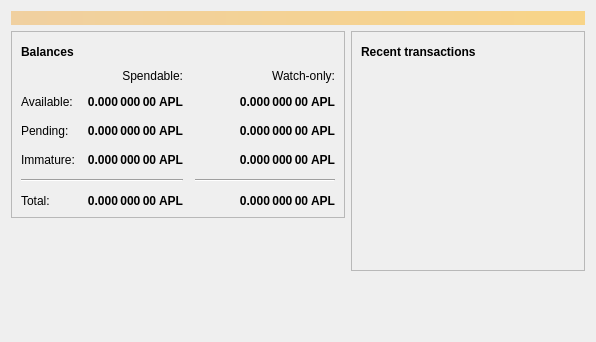
<?xml version="1.0" encoding="UTF-8"?>
<ui version="4.0">
 <class>OverviewPage</class>
 <widget class="QWidget" name="OverviewPage">
  <property name="geometry">
   <rect>
    <x>0</x>
    <y>0</y>
    <width>596</width>
    <height>342</height>
   </rect>
  </property>
  <property name="windowTitle">
   <string>Form</string>
  </property>
  <layout class="QVBoxLayout" name="topLayout">
   <item>
    <widget class="QLabel" name="labelAlerts">
     <property name="visible">
      <bool>false</bool>
     </property>
     <property name="styleSheet">
      <string notr="true">QLabel { background-color: qlineargradient(x1: 0, y1: 0, x2: 1, y2: 0, stop:0 #F0D0A0, stop:1 #F8D488); color:#000000; }</string>
     </property>
     <property name="wordWrap">
      <bool>true</bool>
     </property>
     <property name="margin">
      <number>3</number>
     </property>
     <property name="textInteractionFlags">
      <set>Qt::TextSelectableByMouse</set>
     </property>
    </widget>
   </item>
   <item>
    <layout class="QHBoxLayout" name="horizontalLayout" stretch="1,1">
     <item>
      <layout class="QVBoxLayout" name="verticalLayout_2">
       <item>
        <widget class="QFrame" name="frame">
         <property name="frameShape">
          <enum>QFrame::StyledPanel</enum>
         </property>
         <property name="frameShadow">
          <enum>QFrame::Raised</enum>
         </property>
         <layout class="QVBoxLayout" name="verticalLayout_4">
          <item>
           <layout class="QHBoxLayout" name="horizontalLayout_4">
            <item>
             <widget class="QLabel" name="label_5">
              <property name="font">
               <font>
                <weight>75</weight>
                <bold>true</bold>
               </font>
              </property>
              <property name="text">
               <string>Balances</string>
              </property>
             </widget>
            </item>
            <item>
             <widget class="QPushButton" name="labelWalletStatus">
              <property name="enabled">
               <bool>true</bool>
              </property>
              <property name="maximumSize">
               <size>
                <width>30</width>
                <height>16777215</height>
               </size>
              </property>
              <property name="toolTip">
               <string>The displayed information may be out of date. Your wallet automatically synchronizes with the Applecoin network after a connection is established, but this process has not completed yet.</string>
              </property>
              <property name="text">
               <string/>
              </property>
              <property name="icon">
               <iconset resource="../bitcoin.qrc">
                <normaloff>:/icons/warning</normaloff>
                <disabledoff>:/icons/warning</disabledoff>:/icons/warning</iconset>
              </property>
              <property name="iconSize">
               <size>
                <width>24</width>
                <height>24</height>
               </size>
              </property>
              <property name="flat">
               <bool>true</bool>
              </property>
             </widget>
            </item>
            <item>
             <spacer name="horizontalSpacer_3">
              <property name="orientation">
               <enum>Qt::Horizontal</enum>
              </property>
              <property name="sizeHint" stdset="0">
               <size>
                <width>40</width>
                <height>20</height>
               </size>
              </property>
             </spacer>
            </item>
           </layout>
          </item>
          <item>
           <layout class="QGridLayout" name="gridLayout">
            <property name="spacing">
             <number>12</number>
            </property>
            <item row="2" column="2">
             <widget class="QLabel" name="labelWatchPending">
              <property name="font">
               <font>
                <weight>75</weight>
                <bold>true</bold>
               </font>
              </property>
              <property name="cursor">
               <cursorShape>IBeamCursor</cursorShape>
              </property>
              <property name="toolTip">
               <string>Unconfirmed transactions to watch-only addresses</string>
              </property>
              <property name="text">
               <string notr="true">0.000 000 00 APL</string>
              </property>
              <property name="alignment">
               <set>Qt::AlignRight|Qt::AlignTrailing|Qt::AlignVCenter</set>
              </property>
              <property name="textInteractionFlags">
               <set>Qt::LinksAccessibleByMouse|Qt::TextSelectableByKeyboard|Qt::TextSelectableByMouse</set>
              </property>
             </widget>
            </item>
            <item row="2" column="1">
             <widget class="QLabel" name="labelUnconfirmed">
              <property name="font">
               <font>
                <weight>75</weight>
                <bold>true</bold>
               </font>
              </property>
              <property name="cursor">
               <cursorShape>IBeamCursor</cursorShape>
              </property>
              <property name="toolTip">
               <string>Total of transactions that have yet to be confirmed, and do not yet count toward the spendable balance</string>
              </property>
              <property name="text">
               <string notr="true">0.000 000 00 APL</string>
              </property>
              <property name="alignment">
               <set>Qt::AlignRight|Qt::AlignTrailing|Qt::AlignVCenter</set>
              </property>
              <property name="textInteractionFlags">
               <set>Qt::LinksAccessibleByMouse|Qt::TextSelectableByKeyboard|Qt::TextSelectableByMouse</set>
              </property>
             </widget>
            </item>
            <item row="3" column="2">
             <widget class="QLabel" name="labelWatchImmature">
              <property name="font">
               <font>
                <weight>75</weight>
                <bold>true</bold>
               </font>
              </property>
              <property name="cursor">
               <cursorShape>IBeamCursor</cursorShape>
              </property>
              <property name="toolTip">
               <string>Mined balance in watch-only addresses that has not yet matured</string>
              </property>
              <property name="text">
               <string notr="true">0.000 000 00 APL</string>
              </property>
              <property name="alignment">
               <set>Qt::AlignRight|Qt::AlignTrailing|Qt::AlignVCenter</set>
              </property>
              <property name="textInteractionFlags">
               <set>Qt::LinksAccessibleByMouse|Qt::TextSelectableByKeyboard|Qt::TextSelectableByMouse</set>
              </property>
             </widget>
            </item>
            <item row="4" column="0" colspan="2">
             <widget class="Line" name="line">
              <property name="orientation">
               <enum>Qt::Horizontal</enum>
              </property>
             </widget>
            </item>
            <item row="4" column="2">
             <widget class="Line" name="lineWatchBalance">
              <property name="sizePolicy">
               <sizepolicy hsizetype="Preferred" vsizetype="Fixed">
                <horstretch>0</horstretch>
                <verstretch>0</verstretch>
               </sizepolicy>
              </property>
              <property name="minimumSize">
               <size>
                <width>140</width>
                <height>0</height>
               </size>
              </property>
              <property name="orientation">
               <enum>Qt::Horizontal</enum>
              </property>
             </widget>
            </item>
            <item row="5" column="0">
             <widget class="QLabel" name="labelTotalText">
              <property name="text">
               <string>Total:</string>
              </property>
             </widget>
            </item>
            <item row="3" column="1">
             <widget class="QLabel" name="labelImmature">
              <property name="font">
               <font>
                <weight>75</weight>
                <bold>true</bold>
               </font>
              </property>
              <property name="cursor">
               <cursorShape>IBeamCursor</cursorShape>
              </property>
              <property name="toolTip">
               <string>Mined balance that has not yet matured</string>
              </property>
              <property name="text">
               <string notr="true">0.000 000 00 APL</string>
              </property>
              <property name="alignment">
               <set>Qt::AlignRight|Qt::AlignTrailing|Qt::AlignVCenter</set>
              </property>
              <property name="textInteractionFlags">
               <set>Qt::LinksAccessibleByMouse|Qt::TextSelectableByKeyboard|Qt::TextSelectableByMouse</set>
              </property>
             </widget>
            </item>
            <item row="2" column="3">
             <spacer name="horizontalSpacer_2">
              <property name="orientation">
               <enum>Qt::Horizontal</enum>
              </property>
              <property name="sizeHint" stdset="0">
               <size>
                <width>40</width>
                <height>20</height>
               </size>
              </property>
             </spacer>
            </item>
            <item row="3" column="0">
             <widget class="QLabel" name="labelImmatureText">
              <property name="text">
               <string>Immature:</string>
              </property>
             </widget>
            </item>
            <item row="5" column="1">
             <widget class="QLabel" name="labelTotal">
              <property name="font">
               <font>
                <weight>75</weight>
                <bold>true</bold>
               </font>
              </property>
              <property name="cursor">
               <cursorShape>IBeamCursor</cursorShape>
              </property>
              <property name="toolTip">
               <string>Your current total balance</string>
              </property>
              <property name="text">
               <string notr="true">0.000 000 00 APL</string>
              </property>
              <property name="alignment">
               <set>Qt::AlignRight|Qt::AlignTrailing|Qt::AlignVCenter</set>
              </property>
              <property name="textInteractionFlags">
               <set>Qt::LinksAccessibleByMouse|Qt::TextSelectableByKeyboard|Qt::TextSelectableByMouse</set>
              </property>
             </widget>
            </item>
            <item row="5" column="2">
             <widget class="QLabel" name="labelWatchTotal">
              <property name="font">
               <font>
                <weight>75</weight>
                <bold>true</bold>
               </font>
              </property>
              <property name="cursor">
               <cursorShape>IBeamCursor</cursorShape>
              </property>
              <property name="toolTip">
               <string>Current total balance in watch-only addresses</string>
              </property>
              <property name="text">
               <string notr="true">0.000 000 00 APL</string>
              </property>
              <property name="alignment">
               <set>Qt::AlignRight|Qt::AlignTrailing|Qt::AlignVCenter</set>
              </property>
              <property name="textInteractionFlags">
               <set>Qt::LinksAccessibleByMouse|Qt::TextSelectableByKeyboard|Qt::TextSelectableByMouse</set>
              </property>
             </widget>
            </item>
            <item row="0" column="2">
             <widget class="QLabel" name="labelWatchonly">
              <property name="text">
               <string>Watch-only:</string>
              </property>
              <property name="alignment">
               <set>Qt::AlignRight|Qt::AlignTrailing|Qt::AlignVCenter</set>
              </property>
             </widget>
            </item>
            <item row="1" column="0">
             <widget class="QLabel" name="labelBalanceText">
              <property name="text">
               <string>Available:</string>
              </property>
             </widget>
            </item>
            <item row="1" column="1">
             <widget class="QLabel" name="labelBalance">
              <property name="font">
               <font>
                <weight>75</weight>
                <bold>true</bold>
               </font>
              </property>
              <property name="cursor">
               <cursorShape>IBeamCursor</cursorShape>
              </property>
              <property name="toolTip">
               <string>Your current spendable balance</string>
              </property>
              <property name="text">
               <string notr="true">0.000 000 00 APL</string>
              </property>
              <property name="alignment">
               <set>Qt::AlignRight|Qt::AlignTrailing|Qt::AlignVCenter</set>
              </property>
              <property name="textInteractionFlags">
               <set>Qt::LinksAccessibleByMouse|Qt::TextSelectableByKeyboard|Qt::TextSelectableByMouse</set>
              </property>
             </widget>
            </item>
            <item row="1" column="2">
             <widget class="QLabel" name="labelWatchAvailable">
              <property name="font">
               <font>
                <weight>75</weight>
                <bold>true</bold>
               </font>
              </property>
              <property name="cursor">
               <cursorShape>IBeamCursor</cursorShape>
              </property>
              <property name="toolTip">
               <string>Your current balance in watch-only addresses</string>
              </property>
              <property name="text">
               <string notr="true">0.000 000 00 APL</string>
              </property>
              <property name="alignment">
               <set>Qt::AlignRight|Qt::AlignTrailing|Qt::AlignVCenter</set>
              </property>
              <property name="textInteractionFlags">
               <set>Qt::LinksAccessibleByMouse|Qt::TextSelectableByKeyboard|Qt::TextSelectableByMouse</set>
              </property>
             </widget>
            </item>
            <item row="2" column="0">
             <widget class="QLabel" name="labelPendingText">
              <property name="text">
               <string>Pending:</string>
              </property>
             </widget>
            </item>
            <item row="0" column="1">
             <widget class="QLabel" name="labelSpendable">
              <property name="text">
               <string>Spendable:</string>
              </property>
              <property name="alignment">
               <set>Qt::AlignRight|Qt::AlignTrailing|Qt::AlignVCenter</set>
              </property>
             </widget>
            </item>
           </layout>
          </item>
         </layout>
        </widget>
       </item>
       <item>
        <spacer name="verticalSpacer">
         <property name="orientation">
          <enum>Qt::Vertical</enum>
         </property>
         <property name="sizeHint" stdset="0">
          <size>
           <width>20</width>
           <height>40</height>
          </size>
         </property>
        </spacer>
       </item>
      </layout>
     </item>
     <item>
      <layout class="QVBoxLayout" name="verticalLayout_3">
       <item>
        <widget class="QFrame" name="frame_2">
         <property name="frameShape">
          <enum>QFrame::StyledPanel</enum>
         </property>
         <property name="frameShadow">
          <enum>QFrame::Raised</enum>
         </property>
         <layout class="QVBoxLayout" name="verticalLayout">
          <item>
           <layout class="QHBoxLayout" name="horizontalLayout_2">
            <item>
             <widget class="QLabel" name="label_4">
              <property name="font">
               <font>
                <weight>75</weight>
                <bold>true</bold>
               </font>
              </property>
              <property name="text">
               <string>Recent transactions</string>
              </property>
             </widget>
            </item>
            <item>
             <widget class="QPushButton" name="labelTransactionsStatus">
              <property name="enabled">
               <bool>true</bool>
              </property>
              <property name="maximumSize">
               <size>
                <width>30</width>
                <height>16777215</height>
               </size>
              </property>
              <property name="toolTip">
               <string>The displayed information may be out of date. Your wallet automatically synchronizes with the Applecoin network after a connection is established, but this process has not completed yet.</string>
              </property>
              <property name="text">
               <string/>
              </property>
              <property name="icon">
               <iconset resource="../bitcoin.qrc">
                <normaloff>:/icons/warning</normaloff>
                <disabledoff>:/icons/warning</disabledoff>:/icons/warning</iconset>
              </property>
              <property name="iconSize">
               <size>
                <width>24</width>
                <height>24</height>
               </size>
              </property>
              <property name="flat">
               <bool>true</bool>
              </property>
             </widget>
            </item>
            <item>
             <spacer name="horizontalSpacer">
              <property name="orientation">
               <enum>Qt::Horizontal</enum>
              </property>
              <property name="sizeHint" stdset="0">
               <size>
                <width>40</width>
                <height>20</height>
               </size>
              </property>
             </spacer>
            </item>
           </layout>
          </item>
          <item>
           <widget class="QListView" name="listTransactions">
            <property name="styleSheet">
             <string notr="true">QListView { background: transparent; }</string>
            </property>
            <property name="frameShape">
             <enum>QFrame::NoFrame</enum>
            </property>
            <property name="verticalScrollBarPolicy">
             <enum>Qt::ScrollBarAlwaysOff</enum>
            </property>
            <property name="horizontalScrollBarPolicy">
             <enum>Qt::ScrollBarAlwaysOff</enum>
            </property>
            <property name="selectionMode">
             <enum>QAbstractItemView::NoSelection</enum>
            </property>
           </widget>
          </item>
         </layout>
        </widget>
       </item>
       <item>
        <spacer name="verticalSpacer_2">
         <property name="orientation">
          <enum>Qt::Vertical</enum>
         </property>
         <property name="sizeHint" stdset="0">
          <size>
           <width>20</width>
           <height>40</height>
          </size>
         </property>
        </spacer>
       </item>
      </layout>
     </item>
    </layout>
   </item>
  </layout>
 </widget>
 <resources/>
 <connections/>
</ui>
